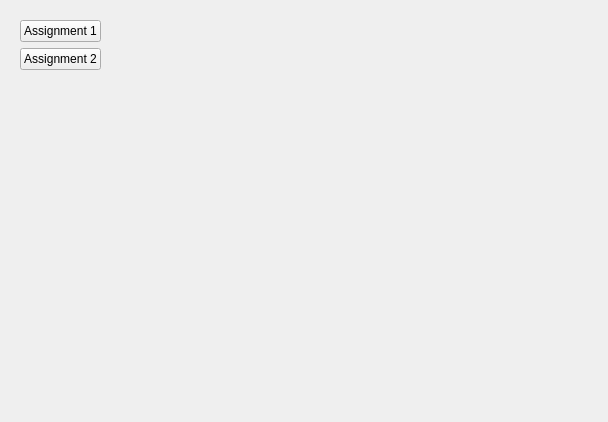
<?xml version="1.0" encoding="UTF-8"?>
<ui version="4.0">
 <class>Form</class>
 <widget class="QWidget" name="Form">
  <property name="geometry">
   <rect>
    <x>0</x>
    <y>0</y>
    <width>608</width>
    <height>422</height>
   </rect>
  </property>
  <property name="windowTitle">
   <string>Form</string>
  </property>
  <layout class="QHBoxLayout" name="horizontalLayout">
   <item>
    <widget class="QWidget" name="widget_2" native="true">
     <layout class="QVBoxLayout" name="verticalLayout">
      <item>
       <widget class="QPushButton" name="assignment1Btn">
        <property name="text">
         <string>Assignment 1</string>
        </property>
       </widget>
      </item>
      <item>
       <widget class="QPushButton" name="assignment2Btn">
        <property name="text">
         <string>Assignment 2</string>
        </property>
       </widget>
      </item>
      <item>
       <spacer name="verticalSpacer">
        <property name="orientation">
         <enum>Qt::Vertical</enum>
        </property>
        <property name="sizeHint" stdset="0">
         <size>
          <width>20</width>
          <height>40</height>
         </size>
        </property>
       </spacer>
      </item>
     </layout>
    </widget>
   </item>
   <item>
    <spacer name="horizontalSpacer">
     <property name="orientation">
      <enum>Qt::Horizontal</enum>
     </property>
     <property name="sizeHint" stdset="0">
      <size>
       <width>438</width>
       <height>20</height>
      </size>
     </property>
    </spacer>
   </item>
  </layout>
 </widget>
 <resources/>
 <connections/>
</ui>
